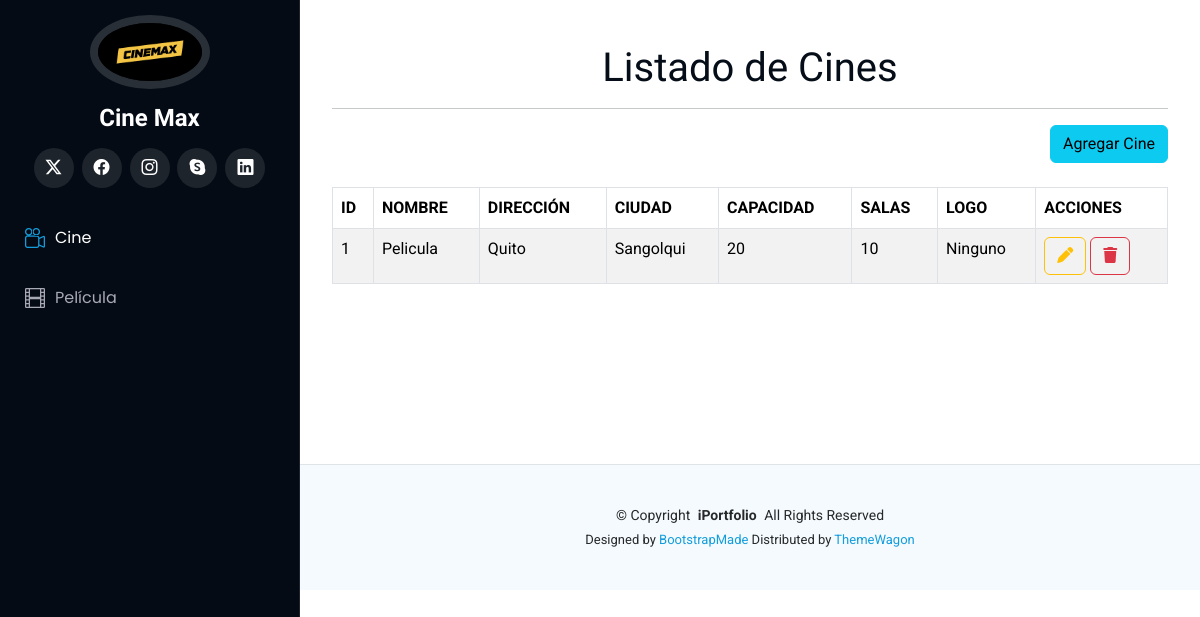
The app's page /, older data.
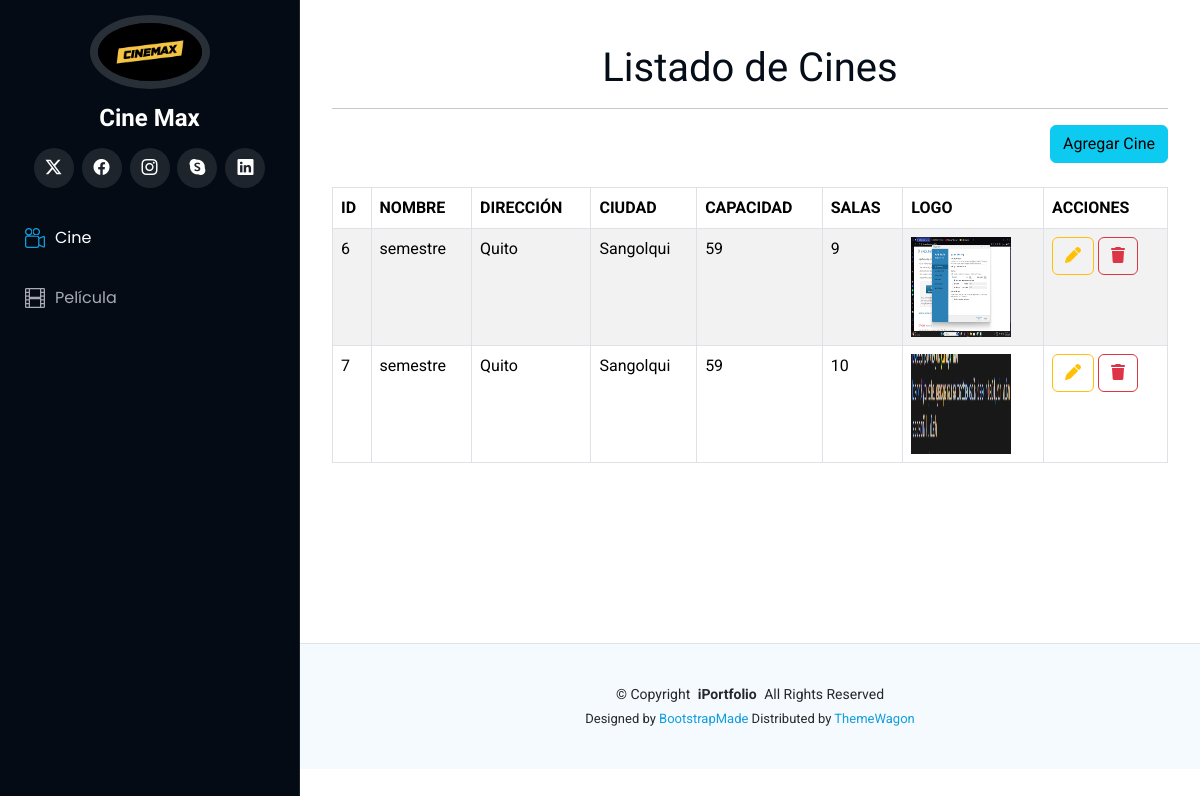
The same page, newer data.
### Aplicaciones/Funcion/models.py (models this page shows)
class Cine(models.Model):
    nombre = models.CharField(max_length=100)
    direccion = models.CharField(max_length=200)
    ciudad = models.CharField(max_length=100)
    capacidad_total = models.PositiveIntegerField()
    numero_salas = models.PositiveIntegerField()
    logo = models.FileField(upload_to='cine_logo', null=True, blank=True)

### Aplicaciones/Funcion/views.py (the view)
# urls.py: path('', views.listar_cines),
def listar_cines(request):
    cines = Cine.objects.all()
    return render(request, "inicio_cine.html", {"cines": cines})

### Aplicaciones/Funcion/templates/inicio_cine.html (shortened to what this page needs)
{% extends './plantilla.html' %}
{% block contenido %}
<br>
<h1 class="text-center">Listado de Cines</h1>
<hr>
<div class="row">
    <div class="text-end">
        <a href="nuevoCine" class="btn btn-info text-right">
            Agregar Cine
        </a>
    </div>
</div>
<br>
<table class="table table-bordered table-striped table-hover" id="tbl_cines">
    <thead>
        <tr class="bg-primary">
            <th>ID</th>
            <th>NOMBRE</th>
            <th>DIRECCIÓN</th>
            <th>CIUDAD</th>
            <th>CAPACIDAD</th>
            <th>SALAS</th>
            <th>LOGO</th>
            <th>ACCIONES</th>
        </tr>
    </thead>
    <tbody>
        {% for cine in cines %}
            <tr>
                <td>{{ cine.id }}</td>
                <td>{{ cine.nombre }}</td>
                <td>{{ cine.direccion }}</td>
                <td>{{ cine.ciudad }}</td>
                <td>{{ cine.capacidad_total }}</td>
                <td>{{ cine.numero_salas }}</td>
                <td>
                    {% if cine.logo %}
                        <img src="{{ cine.logo.url }}" alt="Logo del Cine" width="100px" height="100px">
                    {% else %}
                        Ninguno
                    {% endif %}
                </td>
                <td>
                    <a href="editarCine/{{ cine.id }}" class="btn btn-outline-warning">
                        <i class="fa fa-pen"></i>
                    </a>
                    <a href="#" data-id="{{ cine.id }}" class="btn btn-outline-danger btnEliminar">
                        <i class="fa fa-trash"></i>
                    </a>
                </td>
            </tr>
        {% endfor %}
    </tbody>
</table>
<br><br><br><br><br><br>
{% endblock %}

### Aplicaciones/Funcion/templates/plantilla.html (shortened to what this page needs)
{% load static %}
<!DOCTYPE html>
<html lang="en">
<head>
  <link href="{% static 'assets/vendor/bootstrap/css/bootstrap.min.css' %}" rel="stylesheet">
  <link href="{% static 'assets/vendor/bootstrap-icons/bootstrap-icons.css' %}" rel="stylesheet">
  <link href="{% static 'assets/vendor/aos/aos.css' %}" rel="stylesheet">
  <link href="{% static 'assets/vendor/glightbox/css/glightbox.min.css' %}" rel="stylesheet">
  <link href="{% static 'assets/vendor/swiper/swiper-bundle.min.css' %}" rel="stylesheet">
  <link rel="stylesheet" href="https://cdnjs.cloudflare.com/ajax/libs/font-awesome/6.7.2/css/all.min.css" />
  <link rel="stylesheet" href="https://cdn.datatables.net/2.3.1/css/dataTables.dataTables.min.css">
  <link rel="stylesheet" href="https://cdnjs.cloudflare.com/ajax/libs/bootstrap-fileinput/5.5.4/css/fileinput.min.css" />
  <link href="{% static 'assets/css/main.css' %}" rel="stylesheet">
</head>
<body class="index-page">
  <header id="header" class="header dark-background d-flex flex-column">
    <div class="profile-img">
      <img src="{% static 'assets/img/my-profile-img.png' %}" alt="" class="img-fluid rounded-circle">
    </div>
    <a href="#" class="logo d-flex align-items-center justify-content-center">
      <h1 class="sitename">Cine Max</h1>
    </a>
    <div class="social-links text-center">
      <a href="#" class="twitter"><i class="bi bi-twitter-x"></i></a>
      <a href="#" class="facebook"><i class="bi bi-facebook"></i></a>
      <a href="#" class="instagram"><i class="bi bi-instagram"></i></a>
      <a href="#" class="google-plus"><i class="bi bi-skype"></i></a>
      <a href="#" class="linkedin"><i class="bi bi-linkedin"></i></a>
    </div>
    <nav id="navmenu" class="navmenu">
      <ul>
        <li><a href="/" class="active"><i class="bi bi-camera-reels navicon"></i> Cine</a></li>
        <li><a href="/peliculas"><i class="bi bi-film navicon"></i> Película</a></li>
      </ul>
    </nav>
  </header>
  <main class="main-content">
    <div class="container">
      {% block contenido %}
      {% endblock %}
    </div>
  </main>
  <footer id="footer" class="footer position-relative light-background">
    <div class="container">
      <div class="copyright text-center">
        <p>© <span>Copyright</span> <strong class="px-1 sitename">iPortfolio</strong> <span>All Rights Reserved</span></p>
      </div>
      <div class="credits">
        Designed by <a href="https://bootstrapmade.com/">BootstrapMade</a> Distributed by <a href="https://themewagon.com">ThemeWagon</a>
      </div>
    </div>
  </footer>
</body>
</html>

### Pelicula/static/assets/css/main.css (style rules this page uses)
:root { --default-font: "Roboto", system-ui, -apple-system, "Segoe UI", Roboto, "Helvetica Neue", Arial, "Noto Sans", "Liberation Sans", sans-serif, "Apple Color Emoji", "Segoe UI Emoji", "Segoe UI Symbol", "Noto Color Emoji"; --heading-font: "Raleway", sans-serif; --nav-font: "Poppins", sans-serif; }
:root { --background-color: #ffffff; --default-color: #272829; --heading-color: #050d18; --accent-color: #149ddd; --surface-color: #ffffff; --contrast-color: #ffffff; }
:root { --nav-color: #a8a9b4; --nav-hover-color: #ffffff; --nav-mobile-background-color: #040b14; --nav-dropdown-background-color: #040b14; --nav-dropdown-color: #a8a9b4; --nav-dropdown-hover-color: #ffffff; }
.light-background { --background-color: #f4fafd; --surface-color: #ffffff; }
.dark-background { --background-color: #040b14; --default-color: #ffffff; --heading-color: #ffffff; --surface-color: #151f2b; --contrast-color: #ffffff; }
:root { scroll-behavior: smooth; }
body { color: var(--default-color); background-color: var(--background-color); font-family: var(--default-font); }
a { color: var(--accent-color); text-decoration: none; transition: 0.3s; }
h1, h2, h3, h4, h5, h6 { color: var(--heading-color); font-family: var(--heading-font); }
.header { color: var(--default-color); background-color: var(--background-color); position: fixed; top: 0; left: 0; bottom: 0; padding: 0 15px; width: 300px; transition: all ease-in-out 0.3s; overflow-y: auto; z-index: 997; border-right: 1px solid color-mix(in srgb, var(--default-color), transparent 90%); }
.header .profile-img img { margin: 15px auto; display: block; width: 120px; border: 8px solid color-mix(in srgb, var(--default-color), transparent 85%); }
.header .logo { line-height: 1; margin-bottom: 15px; }
.header .logo h1 { font-size: 24px; margin: 0; font-weight: 700; color: var(--heading-color); }
.header .social-links { margin: 0 0 20px 0; }
.header .social-links a { font-size: 16px; display: inline-flex; align-items: center; justify-content: center; background: color-mix(in srgb, var(--default-color), transparent 90%); color: var(--default-color); margin: 0 2px; border-radius: 50%; text-align: center; width: 40px; height: 40px; transition: 0.3s; }
@media (min-width: 1200px) { .header~main, .header~#footer { margin-left: 300px; } }
.navmenu { padding: 0; z-index: 9997; }
.navmenu ul { list-style: none; padding: 0 0 20px 0; margin: 0; }
.navmenu a, .navmenu a:focus { color: var(--nav-color); padding: 15px 10px; font-family: var(--nav-font); font-size: 16px; font-weight: 400; display: flex; align-items: center; white-space: nowrap; transition: 0.3s; width: 100%; }
.navmenu a .navicon, .navmenu a:focus .navicon { font-size: 20px; margin-right: 10px; }
.navmenu a:hover, .navmenu .active, .navmenu .active:focus { color: var(--nav-hover-color); }
.navmenu a:hover .navicon, .navmenu .active .navicon, .navmenu .active:focus .navicon { color: var(--accent-color); }
.footer { color: var(--default-color); background-color: var(--background-color); font-size: 14px; padding: 40px 0; position: relative; border-top: 1px solid color-mix(in srgb, var(--default-color), transparent 90%); }
.footer .copyright p { margin-bottom: 0; }
.footer .credits { margin-top: 4px; font-size: 13px; text-align: center; }

### Aplicaciones/Funcion/templates/plantilla.html (style rules this page uses)
.main-content { margin-left: 300px; padding: 20px; }

Row changes from the older to the newer data that the page shows:
removed Cine: id "1", nombre "Pelicula", direccion "Quito", ciudad "Sangolqui", capacidad_total "20", numero_salas "10", shows "Ninguno"
added Cine: id "6", nombre "semestre", direccion "Quito", ciudad "Sangolqui", capacidad_total "59", numero_salas "9", logo (picture)
added Cine: id "7", nombre "semestre", direccion "Quito", ciudad "Sangolqui", capacidad_total "59", numero_salas "10", logo (picture)
